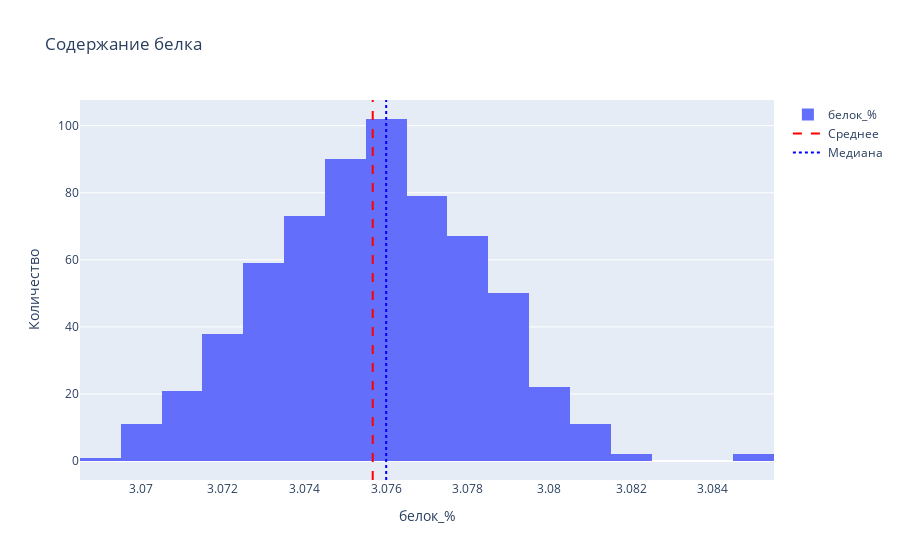

Write notebook code for a chart like this one.
### Markdown cell above
3,5 % - это средний показатель домашнего молока, от которого отталкиваются при покупке фасованной продукции, на рассматриваемой ферме 3,6%. Жирность влияет на вкус молока: чем она выше, тем насыщеннее вкус. В нашей выборке наблюдается примерно такое же среднее значение, даже чуть выше. Также можно сказать, что большая часть молока предположительно вкусно по данному показателю.

### Code cell
plot_histogram(main, 'белок_%', 'Содержание белка')

### Figure 1 — Plotly figure (JSON) as saved in the notebook; plotly's stock layout.template omitted (floating-point values rounded to 4 significant figures; data arrays with more than 128 entries replaced by an {"elided": "..."} marker saying what was removed)
{"data": [{"name": "белок_%", "nbinsx": 30, "type": "histogram", "x": {"elided": "628 float values"}}, {"line": {"color": "red", "dash": "dash", "width": 2}, "mode": "lines", "name": "Среднее", "type": "scatter", "x": [3.076], "y": [0]}, {"line": {"color": "blue", "dash": "dot", "width": 2}, "mode": "lines", "name": "Медиана", "type": "scatter", "x": [3.076], "y": [0]}], "layout": {"shapes": [{"line": {"color": "red", "dash": "dash", "width": 2}, "name": "Среднее", "type": "line", "x0": 3.076, "x1": 3.076, "xref": "x", "y0": 0, "y1": 1, "yref": "paper"}, {"line": {"color": "blue", "dash": "dot", "width": 2}, "name": "Медиана", "type": "line", "x0": 3.076, "x1": 3.076, "xref": "x", "y0": 0, "y1": 1, "yref": "paper"}], "showlegend": true, "title": {"text": "Содержание белка"}, "xaxis": {"title": {"text": "белок_%"}}, "yaxis": {"title": {"text": "Количество"}}}}
